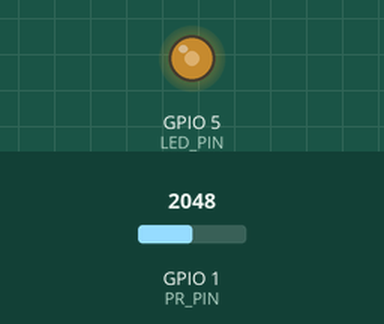
Bench run of a sketch on a simulated ESP32. Shown: output pins drawn as LEDs (lit = HIGH). The test bench sets the inputs (shaded band); at power-on: GPIO 1 (PR_PIN) = 2048.

Above: at 1.2 s.
1.3 s: GPIO 1 (PR_PIN) set to 2866
At 2.5 s:
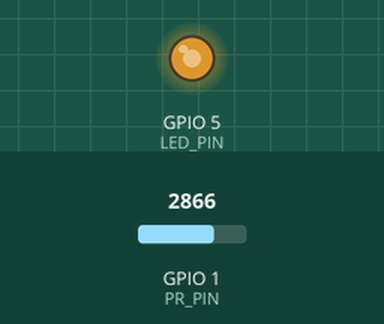
2.8 s: GPIO 1 (PR_PIN) set to 3603
At 3.7 s:
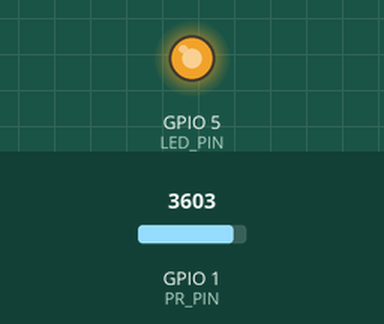
4.3 s: GPIO 1 (PR_PIN) set to 491
At 4.8 s:
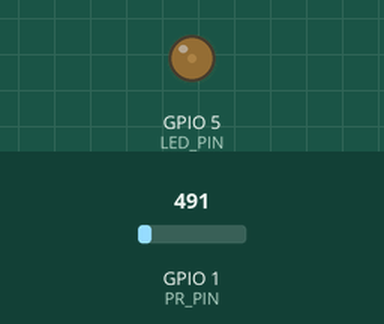
5.8 s: GPIO 1 (PR_PIN) set to 0
At 7.2 s:
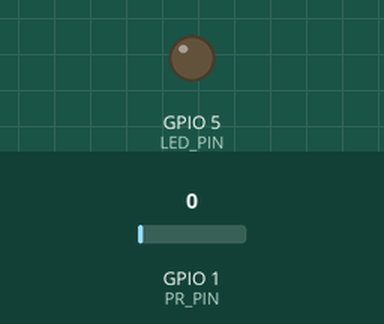
Timing chart, 0 to 8.3 s (numbered marks = the images above; inputs shaded):
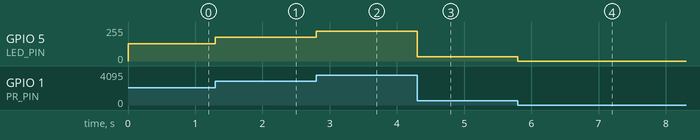

The sketch:

Step5.ino
```cpp
// Filename: Step5.ino
// Authors: Shahnaz Mohideen and Alison Tea
// Date: 2/4/2025
// Description: This sketch reads the ambient lighting in the room and
// adjusts the brightness of the LED using the LEDC library functions
// and analogRead()

// Includes
#include <driver/ledc.h>

// Macros
#define LED_PIN 5
#define PR_PIN 1

void setup() {

  pinMode(LED_PIN, OUTPUT);
  pinMode(PR_PIN, INPUT);

  ledcAttach(LED_PIN, 5000, 12);

}

void loop() {
  uint32_t value = analogRead(PR_PIN);

  bool res = ledcWrite(LED_PIN, value);
}
```

Measured:
- after the input at 1.3 s, GPIO 5 (LED_PIN): 128/255 → 178/255 at once
- after the input at 2.8 s, GPIO 5 (LED_PIN): 178/255 → 224/255 at once
- after the input at 4.3 s, GPIO 5 (LED_PIN): 224/255 → 31/255 at once
- after the input at 5.8 s, GPIO 5 (LED_PIN): 31/255 → 0/255 at once
